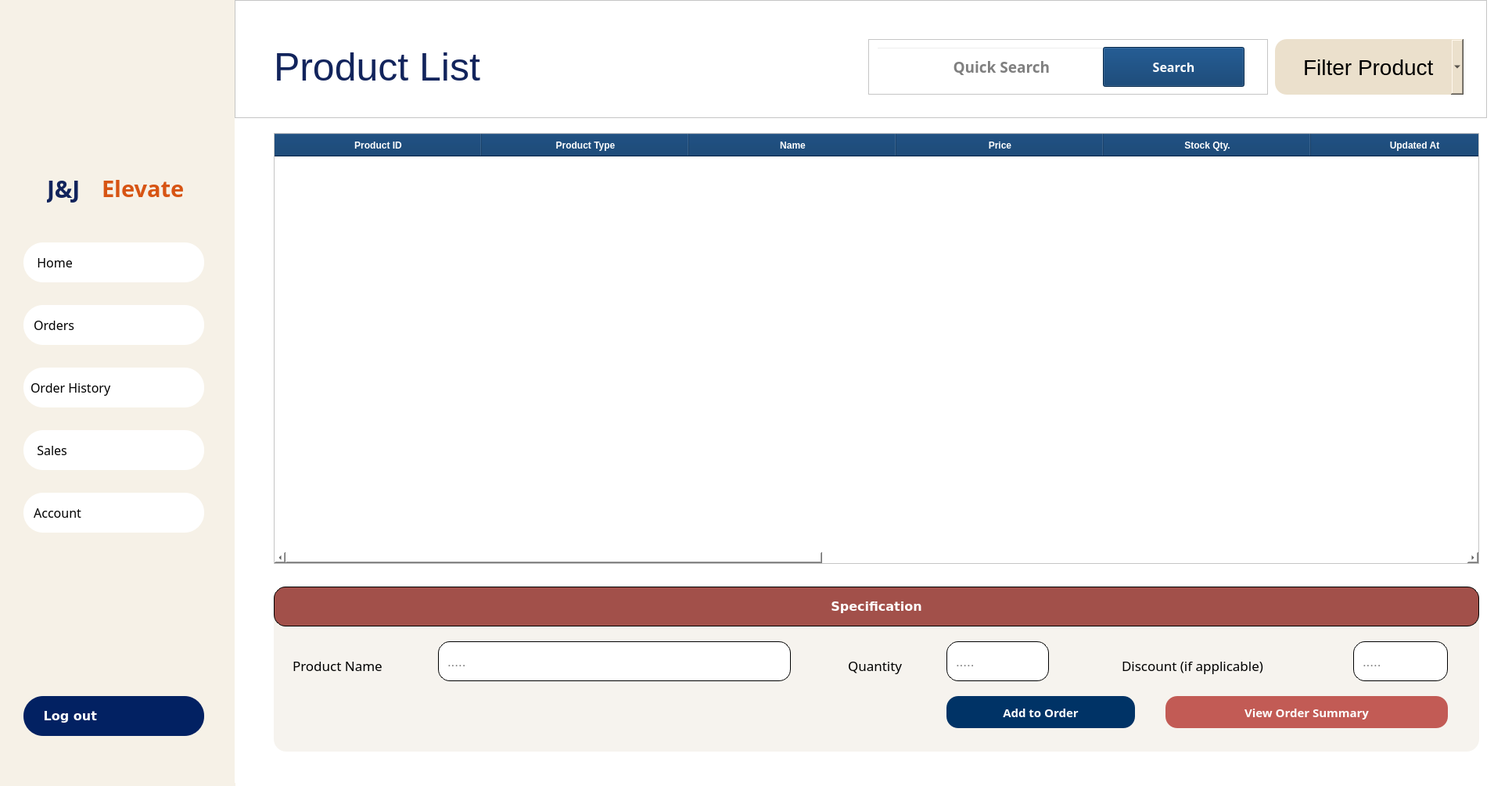
<?xml version="1.0" encoding="UTF-8"?>
<ui version="4.0">
 <class>CASHIER_ORDERS</class>
 <widget class="QWidget" name="CASHIER_ORDERS">
  <property name="geometry">
   <rect>
    <x>0</x>
    <y>0</y>
    <width>1933</width>
    <height>1005</height>
   </rect>
  </property>
  <property name="windowTitle">
   <string>Form</string>
  </property>
  <property name="styleSheet">
   <string notr="true">background: white;</string>
  </property>
  <widget class="QFrame" name="LeftMenuBar">
   <property name="geometry">
    <rect>
     <x>0</x>
     <y>0</y>
     <width>301</width>
     <height>1011</height>
    </rect>
   </property>
   <property name="font">
    <font>
     <pointsize>14</pointsize>
    </font>
   </property>
   <property name="styleSheet">
    <string notr="true">background-color: rgba(235, 224, 204, 0.47); /* #ebe0cc with 47% opacity */</string>
   </property>
   <property name="frameShape">
    <enum>QFrame::NoFrame</enum>
   </property>
   <property name="frameShadow">
    <enum>QFrame::Raised</enum>
   </property>
   <widget class="QLabel" name="JJelevate_text_2">
    <property name="geometry">
     <rect>
      <x>60</x>
      <y>220</y>
      <width>71</width>
      <height>41</height>
     </rect>
    </property>
    <property name="font">
     <font>
      <family>Arial Black</family>
      <pointsize>-1</pointsize>
      <weight>75</weight>
      <bold>true</bold>
     </font>
    </property>
    <property name="styleSheet">
     <string notr="true">color: #12245c;
font-family: &quot;Arial Black&quot;, Arial, sans-serif; 
background: transparent;
font-size: 30px;</string>
    </property>
    <property name="text">
     <string>J&amp;J </string>
    </property>
    <property name="scaledContents">
     <bool>true</bool>
    </property>
   </widget>
   <widget class="QLabel" name="Logo">
    <property name="geometry">
     <rect>
      <x>30</x>
      <y>50</y>
      <width>241</width>
      <height>171</height>
     </rect>
    </property>
    <property name="styleSheet">
     <string notr="true">background: transparent;</string>
    </property>
    <property name="text">
     <string/>
    </property>
    <property name="pixmap">
     <pixmap>../resources/images/JJLOGO.png</pixmap>
    </property>
    <property name="scaledContents">
     <bool>true</bool>
    </property>
    <property name="alignment">
     <set>Qt::AlignCenter</set>
    </property>
   </widget>
   <widget class="QPushButton" name="pushButton_Dashboard">
    <property name="geometry">
     <rect>
      <x>30</x>
      <y>310</y>
      <width>231</width>
      <height>51</height>
     </rect>
    </property>
    <property name="font">
     <font>
      <family>Montserrat Medium</family>
      <pointsize>12</pointsize>
      <weight>50</weight>
      <italic>false</italic>
      <bold>false</bold>
     </font>
    </property>
    <property name="styleSheet">
     <string notr="true">QPushButton {
    background-color: white;
    color: black;
    border-radius: 25px;
    padding: 9px;
    text-align: left;
}
QPushButton:hover {
    background-color:#c25b55;
    color:black;
    font-weight: 700;
}
QPushButton.activeButton {
    background-color:#c25b55;
    color:black;
    font-weight: 700;
}
</string>
    </property>
    <property name="text">
     <string>  Home   </string>
    </property>
    <property name="icon">
     <iconset>
      <normaloff>../resources/images/dashboard_icon.svg</normaloff>../resources/images/dashboard_icon.svg</iconset>
    </property>
    <property name="iconSize">
     <size>
      <width>40</width>
      <height>40</height>
     </size>
    </property>
   </widget>
   <widget class="QPushButton" name="pushButton_Order_History">
    <property name="geometry">
     <rect>
      <x>30</x>
      <y>470</y>
      <width>231</width>
      <height>51</height>
     </rect>
    </property>
    <property name="font">
     <font>
      <family>Montserrat Medium</family>
      <pointsize>12</pointsize>
     </font>
    </property>
    <property name="styleSheet">
     <string notr="true">QPushButton {
    background-color: white;
    color: black;
    border-radius: 25px;
    padding: 9px;
    text-align: left;
}
QPushButton:hover {
    background-color:#c25b55;
    color:black;
    font-weight: 700;
}
QPushButton.activeButton {
    background-color:#c25b55;
    color:black;
    font-weight: 700;
}
</string>
    </property>
    <property name="text">
     <string>Order History</string>
    </property>
    <property name="icon">
     <iconset>
      <normaloff>../resources/images/inventory_icon.svg</normaloff>../resources/images/inventory_icon.svg</iconset>
    </property>
    <property name="iconSize">
     <size>
      <width>46</width>
      <height>42</height>
     </size>
    </property>
   </widget>
   <widget class="QPushButton" name="pushButton_Sales">
    <property name="geometry">
     <rect>
      <x>30</x>
      <y>550</y>
      <width>231</width>
      <height>51</height>
     </rect>
    </property>
    <property name="font">
     <font>
      <family>Montserrat Medium</family>
      <pointsize>12</pointsize>
     </font>
    </property>
    <property name="styleSheet">
     <string notr="true">QPushButton {
    background-color: white;
    color: black;
    border-radius: 25px;
    padding: 9px;
    text-align: left;
}
QPushButton:hover {
    background-color:#c25b55;
    color:black;
    font-weight: 700;
}
QPushButton.activeButton {
    background-color:#c25b55;
    color:black;
    font-weight: 700;
}
</string>
    </property>
    <property name="text">
     <string>  Sales</string>
    </property>
    <property name="icon">
     <iconset>
      <normaloff>../resources/images/sales_icon.svg</normaloff>../resources/images/sales_icon.svg</iconset>
    </property>
    <property name="iconSize">
     <size>
      <width>35</width>
      <height>35</height>
     </size>
    </property>
   </widget>
   <widget class="QPushButton" name="pushButton_Account">
    <property name="geometry">
     <rect>
      <x>30</x>
      <y>630</y>
      <width>231</width>
      <height>51</height>
     </rect>
    </property>
    <property name="font">
     <font>
      <family>Montserrat Medium</family>
      <pointsize>12</pointsize>
     </font>
    </property>
    <property name="styleSheet">
     <string notr="true">QPushButton {
    background-color: white;
    color: black;
    border-radius: 25px;
    padding: 9px;
    text-align: left;
}
QPushButton:hover {
    background-color:#c25b55;
    color:black;
    font-weight: 700;
}
QPushButton.activeButton {
    background-color:#c25b55;
    color:black;
    font-weight: 700;
}
</string>
    </property>
    <property name="text">
     <string> Account     </string>
    </property>
    <property name="icon">
     <iconset>
      <normaloff>../resources/images/account_icon.svg</normaloff>../resources/images/account_icon.svg</iconset>
    </property>
    <property name="iconSize">
     <size>
      <width>48</width>
      <height>48</height>
     </size>
    </property>
   </widget>
   <widget class="QPushButton" name="pushButton_LogOut">
    <property name="geometry">
     <rect>
      <x>30</x>
      <y>890</y>
      <width>231</width>
      <height>51</height>
     </rect>
    </property>
    <property name="font">
     <font>
      <family>Verdana</family>
      <pointsize>12</pointsize>
      <weight>87</weight>
      <bold>true</bold>
     </font>
    </property>
    <property name="styleSheet">
     <string notr="true">QPushButton {
    background-color:#022162;
color:white;
font-weight: 700;
    border-radius: 25px;
    padding: 9px;
font-size: 14;
text-align: left;
}
QPushButton:hover {
        background-color: rgba(2, 33, 98, 0.8);
        color: white;
    font-weight: 700;
}</string>
    </property>
    <property name="text">
     <string>   Log out</string>
    </property>
    <property name="icon">
     <iconset>
      <normaloff>../resources/images/WHITElogout_icon.svg</normaloff>../resources/images/WHITElogout_icon.svg</iconset>
    </property>
    <property name="iconSize">
     <size>
      <width>38</width>
      <height>38</height>
     </size>
    </property>
   </widget>
   <widget class="QLabel" name="JJelevate_text_3">
    <property name="geometry">
     <rect>
      <x>130</x>
      <y>220</y>
      <width>131</width>
      <height>41</height>
     </rect>
    </property>
    <property name="font">
     <font>
      <family>Arial Black</family>
      <pointsize>-1</pointsize>
      <weight>75</weight>
      <bold>true</bold>
     </font>
    </property>
    <property name="styleSheet">
     <string notr="true">color: #d75413;
font-family: &quot;Arial Black&quot;, Arial, sans-serif; 
background: transparent;
font-size: 29px;
</string>
    </property>
    <property name="text">
     <string>Elevate</string>
    </property>
    <property name="scaledContents">
     <bool>true</bool>
    </property>
   </widget>
   <widget class="QPushButton" name="pushButton_Orders">
    <property name="geometry">
     <rect>
      <x>30</x>
      <y>390</y>
      <width>231</width>
      <height>51</height>
     </rect>
    </property>
    <property name="font">
     <font>
      <family>Montserrat Medium</family>
      <pointsize>12</pointsize>
     </font>
    </property>
    <property name="styleSheet">
     <string notr="true">QPushButton {
    background-color: white;
    color: black;
    border-radius: 25px;
    padding: 9px;
    text-align: left;
}
QPushButton:hover {
    background-color:#c25b55;
    color:black;
    font-weight: 700;
}
QPushButton.activeButton {
    background-color:#c25b55;
    color:black;
    font-weight: 700;
}
</string>
    </property>
    <property name="text">
     <string> Orders</string>
    </property>
    <property name="icon">
     <iconset>
      <normaloff>../resources/images/orders_icon.svg</normaloff>../resources/images/orders_icon.svg</iconset>
    </property>
    <property name="iconSize">
     <size>
      <width>46</width>
      <height>42</height>
     </size>
    </property>
   </widget>
  </widget>
  <widget class="QStackedWidget" name="stackedWidget">
   <property name="geometry">
    <rect>
     <x>300</x>
     <y>0</y>
     <width>1631</width>
     <height>1001</height>
    </rect>
   </property>
   <property name="currentIndex">
    <number>0</number>
   </property>
   <widget class="QWidget" name="TakeOrder">
    <widget class="QTableWidget" name="tableWidget_ProdList">
     <property name="geometry">
      <rect>
       <x>50</x>
       <y>170</y>
       <width>1541</width>
       <height>551</height>
      </rect>
     </property>
     <property name="font">
      <font>
       <family>MS Shell Dlg 2</family>
       <pointsize>14</pointsize>
      </font>
     </property>
     <property name="styleSheet">
      <string notr="true">QTableWidget {
    background-color: white;
    gridline-color: lightgray;
}

QHeaderView::section {
    background-color: #003366; 
    color: #ffffff;
    font-weight: bold;
padding: 3;
}
</string>
     </property>
     <attribute name="horizontalHeaderDefaultSectionSize">
      <number>265</number>
     </attribute>
     <column>
      <property name="text">
       <string>Product ID</string>
      </property>
      <property name="font">
       <font>
        <pointsize>12</pointsize>
       </font>
      </property>
     </column>
     <column>
      <property name="text">
       <string>Product Type</string>
      </property>
      <property name="font">
       <font>
        <pointsize>12</pointsize>
       </font>
      </property>
     </column>
     <column>
      <property name="text">
       <string>Name</string>
      </property>
      <property name="font">
       <font>
        <pointsize>12</pointsize>
       </font>
      </property>
     </column>
     <column>
      <property name="text">
       <string>Price</string>
      </property>
      <property name="font">
       <font>
        <pointsize>12</pointsize>
       </font>
      </property>
     </column>
     <column>
      <property name="text">
       <string>Stock Qty.</string>
      </property>
      <property name="font">
       <font>
        <pointsize>12</pointsize>
       </font>
      </property>
     </column>
     <column>
      <property name="text">
       <string>Updated At</string>
      </property>
      <property name="font">
       <font>
        <pointsize>12</pointsize>
       </font>
      </property>
     </column>
     <column>
      <property name="text">
       <string>Color</string>
      </property>
      <property name="font">
       <font>
        <pointsize>12</pointsize>
       </font>
      </property>
     </column>
     <column>
      <property name="text">
       <string>Length</string>
      </property>
      <property name="font">
       <font>
        <pointsize>12</pointsize>
       </font>
      </property>
     </column>
     <column>
      <property name="text">
       <string>Thickness</string>
      </property>
      <property name="font">
       <font>
        <pointsize>12</pointsize>
       </font>
      </property>
     </column>
     <column>
      <property name="text">
       <string>Width</string>
      </property>
      <property name="font">
       <font>
        <pointsize>12</pointsize>
       </font>
      </property>
     </column>
     <column>
      <property name="text">
       <string>Other Specifications</string>
      </property>
      <property name="font">
       <font>
        <pointsize>12</pointsize>
       </font>
      </property>
     </column>
    </widget>
    <widget class="QFrame" name="frame_46">
     <property name="geometry">
      <rect>
       <x>50</x>
       <y>750</y>
       <width>1541</width>
       <height>211</height>
      </rect>
     </property>
     <property name="styleSheet">
      <string notr="true">
    background-color: #f6f3ee;
	border-radius: 16;
    padding: 10px;

</string>
     </property>
     <property name="frameShape">
      <enum>QFrame::StyledPanel</enum>
     </property>
     <property name="frameShadow">
      <enum>QFrame::Raised</enum>
     </property>
     <widget class="QLabel" name="label_647">
      <property name="geometry">
       <rect>
        <x>10</x>
        <y>70</y>
        <width>341</width>
        <height>61</height>
       </rect>
      </property>
      <property name="font">
       <font>
        <family>Poppins Medium</family>
        <pointsize>13</pointsize>
        <weight>50</weight>
        <bold>false</bold>
       </font>
      </property>
      <property name="styleSheet">
       <string notr="true">    background-color: transparent;
</string>
      </property>
      <property name="text">
       <string>Product Name      </string>
      </property>
     </widget>
     <widget class="QPushButton" name="pushButton_Save_OTHERedit_2">
      <property name="geometry">
       <rect>
        <x>0</x>
        <y>0</y>
        <width>1541</width>
        <height>51</height>
       </rect>
      </property>
      <property name="font">
       <font>
        <family>Verdana</family>
        <pointsize>12</pointsize>
        <weight>75</weight>
        <bold>true</bold>
       </font>
      </property>
      <property name="styleSheet">
       <string notr="true">
    background-color: rgba(141, 39, 33, 0.8);
    color: white;
    border-radius: 15px;
    border: 1px solid #000000;
    padding: 9px;
    text-align: center;

</string>
      </property>
      <property name="text">
       <string>Specification</string>
      </property>
     </widget>
     <widget class="QLabel" name="label_648">
      <property name="geometry">
       <rect>
        <x>720</x>
        <y>60</y>
        <width>171</width>
        <height>81</height>
       </rect>
      </property>
      <property name="font">
       <font>
        <family>Poppins Medium</family>
        <pointsize>13</pointsize>
        <weight>50</weight>
        <bold>false</bold>
       </font>
      </property>
      <property name="styleSheet">
       <string notr="true">    background-color: transparent;
</string>
      </property>
      <property name="text">
       <string>Quantity</string>
      </property>
     </widget>
     <widget class="QLineEdit" name="OrderInput_prodnameDisplay_2">
      <property name="geometry">
       <rect>
        <x>210</x>
        <y>70</y>
        <width>451</width>
        <height>51</height>
       </rect>
      </property>
      <property name="font">
       <font>
        <pointsize>13</pointsize>
       </font>
      </property>
      <property name="styleSheet">
       <string notr="true">    background-color: #ffffff;
    color: black;
    border-radius: 15px;
border: 1px solid #000000; 
    padding: 9px;
</string>
      </property>
      <property name="placeholderText">
       <string>.....</string>
      </property>
     </widget>
     <widget class="QLineEdit" name="OrderInput_Qty_2">
      <property name="geometry">
       <rect>
        <x>860</x>
        <y>70</y>
        <width>131</width>
        <height>51</height>
       </rect>
      </property>
      <property name="font">
       <font>
        <pointsize>13</pointsize>
       </font>
      </property>
      <property name="styleSheet">
       <string notr="true">    background-color: #ffffff;
    color: black;
    border-radius: 15px;
border: 1px solid #000000; 
    padding: 9px;
</string>
      </property>
      <property name="placeholderText">
       <string>.....</string>
      </property>
     </widget>
     <widget class="QPushButton" name="Add_Order_2">
      <property name="geometry">
       <rect>
        <x>860</x>
        <y>140</y>
        <width>241</width>
        <height>41</height>
       </rect>
      </property>
      <property name="font">
       <font>
        <family>Montserrat Black</family>
        <pointsize>11</pointsize>
        <weight>75</weight>
        <bold>true</bold>
       </font>
      </property>
      <property name="styleSheet">
       <string notr="true">/* Default Inactive Button */
QPushButton {
    background-color: #003366;
    color: #fefefe;
    border-radius: 15px;
    padding: 9px;
    text-align: center;
}

/* Hover Effect on Inactive Buttons */
QPushButton:hover {
    background-color: rgba(0, 51, 102, 0.9); /* 90% opacity of #003366 */
}</string>
      </property>
      <property name="text">
       <string>Add to Order</string>
      </property>
     </widget>
     <widget class="QLabel" name="label_649">
      <property name="geometry">
       <rect>
        <x>1070</x>
        <y>60</y>
        <width>291</width>
        <height>81</height>
       </rect>
      </property>
      <property name="font">
       <font>
        <family>Poppins Medium</family>
        <pointsize>13</pointsize>
        <weight>50</weight>
        <bold>false</bold>
       </font>
      </property>
      <property name="styleSheet">
       <string notr="true">    background-color: transparent;
</string>
      </property>
      <property name="text">
       <string>Discount (if applicable)</string>
      </property>
     </widget>
     <widget class="QLineEdit" name="OrderInput_Discount_2">
      <property name="geometry">
       <rect>
        <x>1380</x>
        <y>70</y>
        <width>121</width>
        <height>51</height>
       </rect>
      </property>
      <property name="font">
       <font>
        <pointsize>13</pointsize>
       </font>
      </property>
      <property name="styleSheet">
       <string notr="true">    background-color: #ffffff;
    color: black;
    border-radius: 15px;
border: 1px solid #000000; 
    padding: 9px;
</string>
      </property>
      <property name="placeholderText">
       <string>.....</string>
      </property>
     </widget>
     <widget class="QPushButton" name="View_OrderSummary">
      <property name="geometry">
       <rect>
        <x>1140</x>
        <y>140</y>
        <width>361</width>
        <height>41</height>
       </rect>
      </property>
      <property name="font">
       <font>
        <family>Montserrat Black</family>
        <pointsize>11</pointsize>
        <weight>75</weight>
        <bold>true</bold>
       </font>
      </property>
      <property name="styleSheet">
       <string notr="true">/* Default Inactive Button */
QPushButton {
    background-color: #c25b55;
    color: #fefefe;
    border-radius: 15px;
    padding: 9px;
    text-align: center;
}

/* Hover Effect on Inactive Buttons */
QPushButton:hover {
    background-color: rgba(194, 91, 85, 0.9); /* 90% opacity of #c25b55 */
}</string>
      </property>
      <property name="text">
       <string>View Order Summary</string>
      </property>
     </widget>
    </widget>
    <widget class="QFrame" name="frame_45">
     <property name="geometry">
      <rect>
       <x>0</x>
       <y>0</y>
       <width>1601</width>
       <height>151</height>
      </rect>
     </property>
     <property name="frameShape">
      <enum>QFrame::StyledPanel</enum>
     </property>
     <property name="frameShadow">
      <enum>QFrame::Raised</enum>
     </property>
     <widget class="QComboBox" name="comboBox_filterProduct_List">
      <property name="geometry">
       <rect>
        <x>1330</x>
        <y>50</y>
        <width>241</width>
        <height>71</height>
       </rect>
      </property>
      <property name="font">
       <font>
        <pointsize>-1</pointsize>
       </font>
      </property>
      <property name="styleSheet">
       <string notr="true">    background-color: #ebe0cc;
    border-radius: 15px;
font-size:28px;
text-align: center;</string>
      </property>
      <property name="currentText">
       <string>    Filter Product</string>
      </property>
      <item>
       <property name="text">
        <string>    Filter Product</string>
       </property>
      </item>
      <item>
       <property name="text">
        <string>Roof</string>
       </property>
      </item>
      <item>
       <property name="text">
        <string>Spandrel</string>
       </property>
      </item>
      <item>
       <property name="text">
        <string>Gutter</string>
       </property>
      </item>
      <item>
       <property name="text">
        <string>Others</string>
       </property>
      </item>
      <item>
       <property name="text">
        <string>All Products</string>
       </property>
      </item>
     </widget>
     <widget class="QFrame" name="frame_4">
      <property name="geometry">
       <rect>
        <x>810</x>
        <y>50</y>
        <width>511</width>
        <height>71</height>
       </rect>
      </property>
      <property name="frameShape">
       <enum>QFrame::StyledPanel</enum>
      </property>
      <property name="frameShadow">
       <enum>QFrame::Raised</enum>
      </property>
      <widget class="QLineEdit" name="lineEdit__QuicksearchProduct">
       <property name="geometry">
        <rect>
         <x>10</x>
         <y>10</y>
         <width>291</width>
         <height>51</height>
        </rect>
       </property>
       <property name="font">
        <font>
         <family>Montserrat ExtraBold</family>
         <pointsize>14</pointsize>
         <weight>75</weight>
         <bold>true</bold>
        </font>
       </property>
       <property name="styleSheet">
        <string notr="true">
    background-color: transparent;
    color: black;
    padding: 2px;
    text-align: center;



</string>
       </property>
       <property name="alignment">
        <set>Qt::AlignCenter</set>
       </property>
       <property name="placeholderText">
        <string>      Quick Search</string>
       </property>
       <property name="clearButtonEnabled">
        <bool>false</bool>
       </property>
      </widget>
      <widget class="QLabel" name="label_18">
       <property name="geometry">
        <rect>
         <x>10</x>
         <y>10</y>
         <width>71</width>
         <height>51</height>
        </rect>
       </property>
       <property name="styleSheet">
        <string notr="true">background: transparent;
padding: 5;
</string>
       </property>
       <property name="text">
        <string/>
       </property>
       <property name="pixmap">
        <pixmap>../../../../resources/images/search.png</pixmap>
       </property>
       <property name="scaledContents">
        <bool>true</bool>
       </property>
      </widget>
      <widget class="QPushButton" name="pushButton_searchProduct">
       <property name="geometry">
        <rect>
         <x>300</x>
         <y>10</y>
         <width>181</width>
         <height>51</height>
        </rect>
       </property>
       <property name="font">
        <font>
         <family>Montserrat ExtraBold</family>
         <pointsize>12</pointsize>
         <weight>75</weight>
         <bold>true</bold>
        </font>
       </property>
       <property name="styleSheet">
        <string notr="true">    QPushButton {
        background-color: #003366;
        color: white;
        padding: 2px;
        text-align: center;
    }
    QPushButton:hover {
        background-color: rgba(0, 51, 102, 0.9);
    }</string>
       </property>
       <property name="text">
        <string>Search</string>
       </property>
      </widget>
     </widget>
     <widget class="QLabel" name="orderReportText">
      <property name="geometry">
       <rect>
        <x>50</x>
        <y>50</y>
        <width>761</width>
        <height>71</height>
       </rect>
      </property>
      <property name="styleSheet">
       <string notr="true">color: #12245c;
font-family: &quot;Arial Black&quot;, Arial, sans-serif; 
background: transparent;
font-size: 50px;</string>
      </property>
      <property name="text">
       <string>Product List</string>
      </property>
     </widget>
    </widget>
   </widget>
   <widget class="QWidget" name="ViewOrderSummary">
    <widget class="QFrame" name="frame_47">
     <property name="geometry">
      <rect>
       <x>50</x>
       <y>50</y>
       <width>1531</width>
       <height>911</height>
      </rect>
     </property>
     <property name="styleSheet">
      <string notr="true">
    background-color: #f6f3ee;
	border-radius: 16;
    padding: 10px;

</string>
     </property>
     <property name="frameShape">
      <enum>QFrame::StyledPanel</enum>
     </property>
     <property name="frameShadow">
      <enum>QFrame::Raised</enum>
     </property>
     <widget class="QPushButton" name="pushButton_Save_OTHERedit_3">
      <property name="geometry">
       <rect>
        <x>0</x>
        <y>0</y>
        <width>1531</width>
        <height>51</height>
       </rect>
      </property>
      <property name="font">
       <font>
        <family>Verdana</family>
        <pointsize>12</pointsize>
        <weight>75</weight>
        <bold>true</bold>
       </font>
      </property>
      <property name="styleSheet">
       <string notr="true">
    background-color: #8d2721;
    color: white;
    border-radius: 15px;
    border: 1px solid #000000;
    padding: 9px;
    text-align: center;

</string>
      </property>
      <property name="text">
       <string>Order Summary</string>
      </property>
     </widget>
     <widget class="QLabel" name="label_650">
      <property name="geometry">
       <rect>
        <x>30</x>
        <y>50</y>
        <width>281</width>
        <height>81</height>
       </rect>
      </property>
      <property name="font">
       <font>
        <family>Poppins Medium</family>
        <pointsize>11</pointsize>
        <weight>50</weight>
        <bold>false</bold>
       </font>
      </property>
      <property name="styleSheet">
       <string notr="true">    background-color: transparent;
</string>
      </property>
      <property name="text">
       <string>Customer Name               :</string>
      </property>
     </widget>
     <widget class="QLabel" name="label_651">
      <property name="geometry">
       <rect>
        <x>30</x>
        <y>90</y>
        <width>281</width>
        <height>111</height>
       </rect>
      </property>
      <property name="font">
       <font>
        <family>Poppins Medium</family>
        <pointsize>11</pointsize>
        <weight>50</weight>
        <bold>false</bold>
       </font>
      </property>
      <property name="styleSheet">
       <string notr="true">    background-color: transparent;
</string>
      </property>
      <property name="text">
       <string>Address                              :</string>
      </property>
     </widget>
     <widget class="QLabel" name="label_654">
      <property name="geometry">
       <rect>
        <x>850</x>
        <y>30</y>
        <width>311</width>
        <height>121</height>
       </rect>
      </property>
      <property name="font">
       <font>
        <family>Poppins Medium</family>
        <pointsize>12</pointsize>
        <weight>50</weight>
        <bold>false</bold>
       </font>
      </property>
      <property name="styleSheet">
       <string notr="true">    background-color: transparent;
</string>
      </property>
      <property name="text">
       <string>Contact number           :</string>
      </property>
     </widget>
     <widget class="QLabel" name="label_653">
      <property name="geometry">
       <rect>
        <x>30</x>
        <y>140</y>
        <width>341</width>
        <height>111</height>
       </rect>
      </property>
      <property name="font">
       <font>
        <family>Poppins Medium</family>
        <pointsize>12</pointsize>
        <weight>50</weight>
        <bold>false</bold>
       </font>
      </property>
      <property name="styleSheet">
       <string notr="true">    background-color: transparent;
</string>
      </property>
      <property name="text">
       <string>Service                              :</string>
      </property>
     </widget>
     <widget class="QLineEdit" name="OrderSummary_CusName">
      <property name="geometry">
       <rect>
        <x>320</x>
        <y>70</y>
        <width>461</width>
        <height>41</height>
       </rect>
      </property>
      <property name="font">
       <font>
        <pointsize>10</pointsize>
       </font>
      </property>
      <property name="styleSheet">
       <string notr="true">    background-color: #ffffff;
    color: black;
    border-radius: 15px;
border: 1px solid #000000; 
    padding: 4px;
</string>
      </property>
      <property name="text">
       <string/>
      </property>
      <property name="placeholderText">
       <string>.....</string>
      </property>
     </widget>
     <widget class="QLineEdit" name="OrderSummary_CusAddress">
      <property name="geometry">
       <rect>
        <x>320</x>
        <y>120</y>
        <width>1161</width>
        <height>41</height>
       </rect>
      </property>
      <property name="font">
       <font>
        <pointsize>10</pointsize>
       </font>
      </property>
      <property name="styleSheet">
       <string notr="true">    background-color: #ffffff;
    color: black;
    border-radius: 15px;
border: 1px solid #000000; 
    padding: 4px;
</string>
      </property>
      <property name="text">
       <string/>
      </property>
      <property name="placeholderText">
       <string>.....</string>
      </property>
     </widget>
     <widget class="QLineEdit" name="OrderSummary_CusContactNumber">
      <property name="geometry">
       <rect>
        <x>1140</x>
        <y>70</y>
        <width>341</width>
        <height>41</height>
       </rect>
      </property>
      <property name="font">
       <font>
        <pointsize>10</pointsize>
       </font>
      </property>
      <property name="styleSheet">
       <string notr="true">    background-color: #ffffff;
    color: black;
    border-radius: 15px;
border: 1px solid #000000; 
    padding: 4px;
</string>
      </property>
      <property name="text">
       <string/>
      </property>
      <property name="placeholderText">
       <string>.....</string>
      </property>
     </widget>
     <widget class="QLineEdit" name="OrderSummary_CusService">
      <property name="geometry">
       <rect>
        <x>320</x>
        <y>170</y>
        <width>461</width>
        <height>41</height>
       </rect>
      </property>
      <property name="font">
       <font>
        <pointsize>10</pointsize>
       </font>
      </property>
      <property name="styleSheet">
       <string notr="true">    background-color: #ffffff;
    color: black;
    border-radius: 15px;
border: 1px solid #000000; 
    padding: 4px;
</string>
      </property>
      <property name="text">
       <string/>
      </property>
      <property name="placeholderText">
       <string>Install / Supply / Repair</string>
      </property>
     </widget>
     <widget class="QLabel" name="label_656">
      <property name="geometry">
       <rect>
        <x>850</x>
        <y>130</y>
        <width>311</width>
        <height>131</height>
       </rect>
      </property>
      <property name="font">
       <font>
        <family>Poppins Medium</family>
        <pointsize>12</pointsize>
        <weight>50</weight>
        <bold>false</bold>
       </font>
      </property>
      <property name="styleSheet">
       <string notr="true">    background-color: transparent;
</string>
      </property>
      <property name="text">
       <string>Enter Amount Payed    :</string>
      </property>
     </widget>
     <widget class="QLineEdit" name="OrderSummary_CusCash">
      <property name="geometry">
       <rect>
        <x>1140</x>
        <y>170</y>
        <width>341</width>
        <height>41</height>
       </rect>
      </property>
      <property name="font">
       <font>
        <pointsize>10</pointsize>
       </font>
      </property>
      <property name="styleSheet">
       <string notr="true">    background-color: #ffffff;
    color: black;
    border-radius: 15px;
border: 1px solid #000000; 
    padding: 4px;
</string>
      </property>
      <property name="text">
       <string/>
      </property>
      <property name="placeholderText">
       <string>.....</string>
      </property>
     </widget>
     <widget class="QPushButton" name="ConfirmandPrint">
      <property name="geometry">
       <rect>
        <x>680</x>
        <y>830</y>
        <width>461</width>
        <height>41</height>
       </rect>
      </property>
      <property name="font">
       <font>
        <family>Montserrat Black</family>
        <pointsize>11</pointsize>
        <weight>75</weight>
        <bold>true</bold>
       </font>
      </property>
      <property name="styleSheet">
       <string notr="true">/* Default Inactive Button */
QPushButton {
    background-color: #003366;
    color: #fefefe;
    border-radius: 15px;
    padding: 9px;
    text-align: center;
}

/* Hover Effect on Inactive Buttons */
QPushButton:hover {
    background-color: rgba(0, 51, 102, 0.9); /* 90% opacity of #003366 */
}</string>
      </property>
      <property name="text">
       <string>Confirm Order and Print Receipt</string>
      </property>
     </widget>
     <widget class="QPushButton" name="Remove">
      <property name="geometry">
       <rect>
        <x>1180</x>
        <y>830</y>
        <width>301</width>
        <height>41</height>
       </rect>
      </property>
      <property name="font">
       <font>
        <family>Montserrat Black</family>
        <pointsize>11</pointsize>
        <weight>75</weight>
        <bold>true</bold>
       </font>
      </property>
      <property name="styleSheet">
       <string notr="true">/* Default Inactive Button */
QPushButton {
    background-color: #c25b55;
    color: #fefefe;
    border-radius: 15px;
    padding: 9px;
    text-align: center;
}

/* Hover Effect on Inactive Buttons */
QPushButton:hover {
    background-color: rgba(194, 91, 85, 0.9); /* 90% opacity of #c25b55 */
}</string>
      </property>
      <property name="text">
       <string>Remove from Order</string>
      </property>
     </widget>
     <widget class="QPushButton" name="Back">
      <property name="geometry">
       <rect>
        <x>460</x>
        <y>830</y>
        <width>171</width>
        <height>41</height>
       </rect>
      </property>
      <property name="font">
       <font>
        <family>Montserrat Black</family>
        <pointsize>11</pointsize>
        <weight>75</weight>
        <bold>true</bold>
       </font>
      </property>
      <property name="styleSheet">
       <string notr="true">/* Default Inactive Button */
QPushButton {
    background-color: #808080; /* Gray background */
    color: #fefefe; /* White text */
    border-radius: 15px;
    padding: 9px;
    text-align: center;
}

/* Hover Effect on Inactive Buttons */
QPushButton:hover {
    background-color: rgba(128, 128, 128, 0.9); /* 90% opacity of gray (#808080) */
}</string>
      </property>
      <property name="text">
       <string>Back</string>
      </property>
     </widget>
    </widget>
    <widget class="QTableWidget" name="tableWidget_OrderSummary">
     <property name="geometry">
      <rect>
       <x>90</x>
       <y>290</y>
       <width>1441</width>
       <height>561</height>
      </rect>
     </property>
     <property name="font">
      <font>
       <family>MS Shell Dlg 2</family>
       <pointsize>14</pointsize>
      </font>
     </property>
     <property name="styleSheet">
      <string notr="true">QTableWidget {
    background-color: white;
    gridline-color: lightgray;
}

QHeaderView::section {
    background-color: #003366; 
    color: #ffffff;
    font-weight: bold;
padding: 3;
}
</string>
     </property>
     <attribute name="horizontalHeaderDefaultSectionSize">
      <number>360</number>
     </attribute>
     <column>
      <property name="text">
       <string>Name</string>
      </property>
      <property name="font">
       <font>
        <pointsize>12</pointsize>
       </font>
      </property>
     </column>
     <column>
      <property name="text">
       <string>Qty.</string>
      </property>
      <property name="font">
       <font>
        <pointsize>12</pointsize>
       </font>
      </property>
     </column>
     <column>
      <property name="text">
       <string>Price</string>
      </property>
      <property name="font">
       <font>
        <pointsize>12</pointsize>
       </font>
      </property>
     </column>
     <column>
      <property name="text">
       <string>Total</string>
      </property>
      <property name="font">
       <font>
        <pointsize>12</pointsize>
       </font>
      </property>
     </column>
    </widget>
   </widget>
  </widget>
 </widget>
 <resources/>
 <connections/>
</ui>
